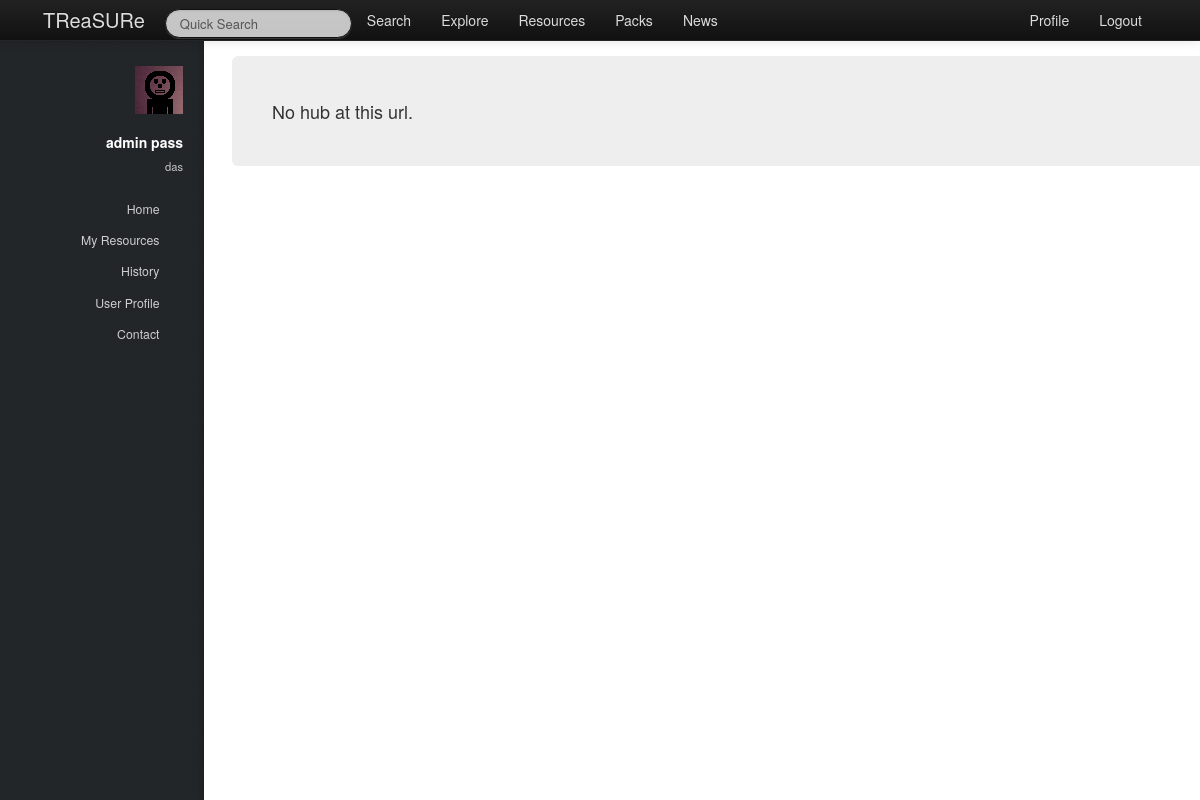
The app's page /treasure/hub/2/ (signed in), older data.
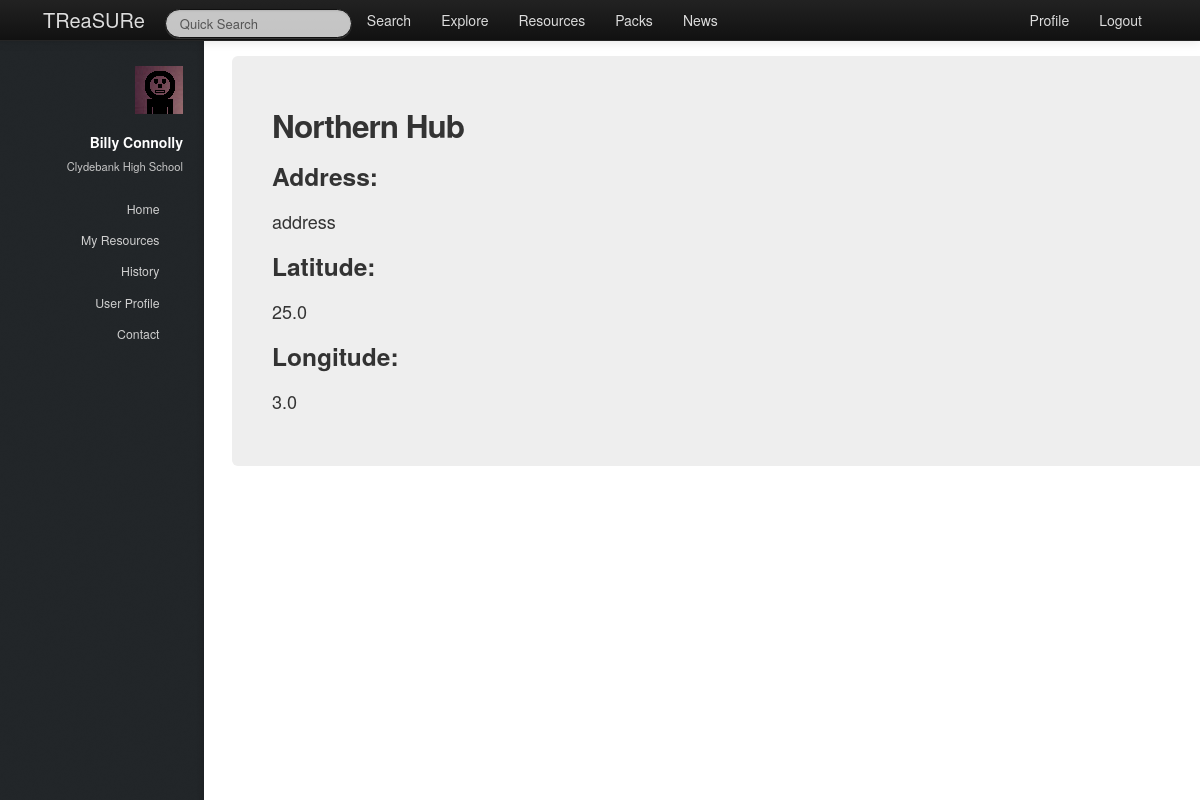
The same page, newer data.
### treasure/models.py (models this page shows, shortened)
class Teacher(models.Model):
    user = models.OneToOneField(User)
    firstname = models.CharField(max_length=128)
    surname = models.CharField(max_length=128)
    school = models.ForeignKey(School, null=True)
    hubs = models.ManyToManyField(Hub, null=True)

class School(models.Model):
    name = models.CharField(max_length=128)
    town = models.CharField(max_length=128)
    address = models.TextField()
    latitude = models.FloatField()
    longitude = models.FloatField()
    def __unicode__(self):
        return self.name

class Hub(models.Model):
    name = models.CharField(max_length=128)
    address = models.TextField()
    latitude = models.FloatField()
    longitude = models.FloatField()

### treasure/views.py (the view)
# urls.py: url(r'^hub/(?P<hub_id>\w+)/$', views.hub_view, name='hub_view'),
@login_required
def hub_view(request, hub_id):
    context = RequestContext(request)
    context_dict = sidebar(request)
    try:
        this_hub = Hub.objects.get(id=hub_id)
        context_dict['hub_name'] = this_hub.name
        context_dict['address'] = this_hub.address
        context_dict['lat'] = this_hub.latitude
        context_dict['lon'] = this_hub.longitude
        context_dict['hub'] = this_hub
    except Hub.DoesNotExist:
        pass
    return render_to_response('treasure/hub.html', context_dict, context)

### treasure/views.py (called while the page is built)
def sidebar(request):
    context_dict = {}
    try:
        userid = request.user.id
        teacher = Teacher.objects.get(user = userid)
        context_dict['user_firstname'] = teacher.firstname
        context_dict['user_surname'] = teacher.surname
        context_dict['user_school'] = teacher.school
    except Teacher.DoesNotExist:
        context_dict['user_firstname'] = ""
        context_dict['user_surname'] = ""
        context_dict['school'] = ""
    return context_dict

### templates/treasure/hub.html (shortened to what this page needs)
{% extends 'treasure/base.html' %}
{% load static %}
{% block body_block %}
<div class="hero-unit">
    <div class="row-fluid">
        {% if hub %}
            <h2>{{ hub_name }}</h2>
            <h3>Address:</h3>
            <p>{{ address }}</p>
            <h3>Latitude:</h3>
            <p>{{ lat }}</p>
            <h3>Longitude:</h3>
            <p>{{ lon }}</p>
        {% else %}
            No hub at this url.<br>
        {% endif %}
    </div>
</div>
{% endblock %}

### templates/treasure/base.html (shortened to what this page needs)
<!DOCTYPE html>
{% load static %}
<html>
    <head>
		<link rel="stylesheet" href="http://cdn.datatables.net/1.10.2/css/jquery.dataTables.min.css"></style>
        <link href="{% static 'css/bootstrap-fluid-adj.css' %}" rel="stylesheet">
        <link href="{% static 'sidebar/css/main.css' %}" rel="stylesheet">
        <link href="{% static 'css/bootstrap.min.css' %}" rel="stylesheet" media="screen">
        <link rel="stylesheet" href="http://getbootstrap.com/examples/sticky-footer-navbar/sticky-footer-navbar.css">
        <link href="{% static 'css/bootstrap-responsive.css' %}" rel="stylesheet">
        <link href="{% static 'css/treasure.css' %}" rel="stylesheet">
    </head>
    <body>
        <div class="navbar navbar-inverse navbar-fixed-top">
           <div class="navbar-inner">
               <div class="container">
                   <a class="brand" href="/treasure/">TReaSURe</a>
                   <div class="nav-collapse collapse">
                       <ul class="nav pull-right">
                            {% if user.is_authenticated %}
                                <li><a href="/treasure/profile">Profile</a></li>
                            	<li><a href="/treasure/logout">Logout</a></li>
                            {% else %}
                            	<li><a href="/treasure/login">Login</a></li>
                            	<li><a href="/treasure/register">Register</a></li>
                            {% endif %}
                       </ul>
                       <ul class="nav">
                       {% if user.is_authenticated %}
                           <form class="navbar-search pull-left" action="">
						 		<input class="search-query span2" placeholder="Quick Search" type="text">
						   </form>
                           <li><a href="/treasure/search">Search</a></li>
                           <li><a href="/treasure/explore">Explore</a></li>
                           <li><a href="/treasure/resources">Resources</a></li>
                           <li><a href="/treasure/packs">Packs</a></li>
                       {% endif %}
                           <li><a href="/treasure/about">News</a></li>
                       </ul>
                   </div>
               </div>
           </div>
        </div>
        <div>
				<div id="header">
					<div class="top">
                       {% if user.is_authenticated %}
							<div id="logo">
								<span class="image avatar48"><img src="{% static 'images/avatar.jpg' %}" alt="user avatar" /></span>
								<h1 id="title">{{ user_firstname }} {{ user_surname }}</h1>
								<p>{{ user_school }}</p>
							</div>
	                   {% endif %}
                        <nav id="nav">
							<ul>
								{% if user.is_authenticated %}
									<li><a href="/treasure/" id="home-link" class="skel-layers-ignoreHref"><span>Home</span></a></li>
									<li><a href="/treasure/resources" class="skel-layers-ignoreHref"><span>My Resources</span></a></li>
									<li><a href="/treasure/about" class="skel-layers-ignoreHref"><span>History</span></a></li>
									<li><a href="/treasure/profile" class="skel-layers-ignoreHref"><span>User Profile</span></a></li>
									<li><a href="#contact" class="skel-layers-ignoreHref"><span>Contact</span></a></li>
								{% else %}
									<li><a href="/treasure/login"><span>Login</span></a></li>
									<li><a href="/treasure/register" class="skel-layers-ignoreHref"><span>Register</span></a></li>
								{% endif %}
							</ul>
						</nav>
					</div>
				</div>
			<div id="main">
				<section id="MainPage">
                    <div class="container">
                        {% block body_block%}{% endblock%}
                    </div>
                </section>
            </div>
        </div>
    </body>
</html>

Row changes from the older to the newer data that the page shows:
removed Teacher: firstname "admin", surname "pass"
now on this page (row edited): Teacher: firstname "Billy", surname "Connolly"
changed School: name "das" → "Clydebank High School"
added Hub: name "Northern Hub", address "address", latitude "25.0", longitude "3.0"
Text that changed along with them:
text no longer shown: "No hub at this url."
text now shown: "Address: Latitude: Longitude:"
